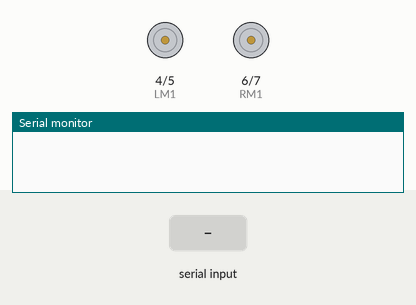
Simulated run of this sketch. Board: Arduino Uno, built with avr-gcc and run on an emulated ATmega328P. On the bench: motor-driver pin pairs drawn as motors (green arrow = first pin HIGH = forward, orange = second pin HIGH = backward, longer = more drive, scaled by the enable pin), the last lines printed to the serial monitor. Inputs (shaded band) come from the test bench. No radio packets arrive unless stated.

Above: at 1.2 s.
1.3 s: "F" received over Serial
At 2.4 s:
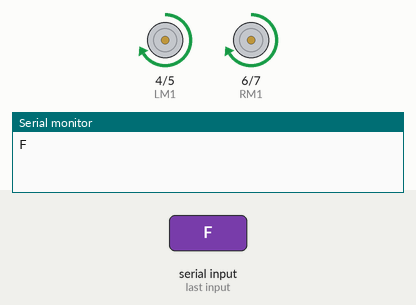
2.8 s: "B" received over Serial
At 3.5 s:
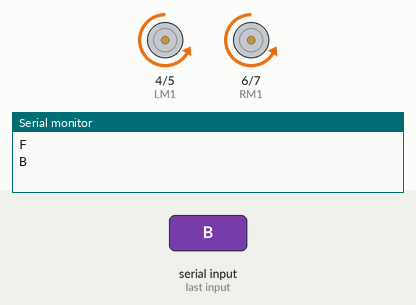
4.3 s: "L" received over Serial
At 4.7 s:
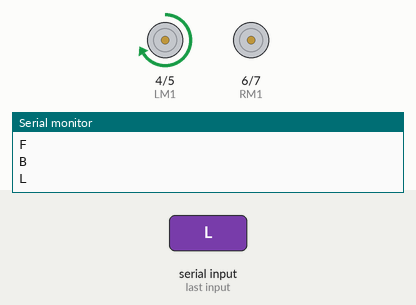
5.8 s: "R" received over Serial
At 7.0 s:
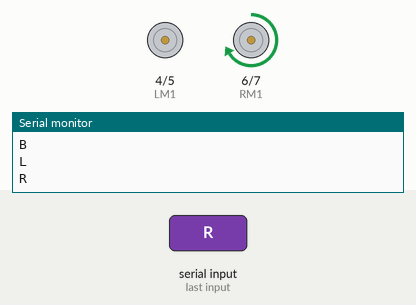
Timing chart, 0 to 8.3 s (numbered marks = the images above; inputs shaded):
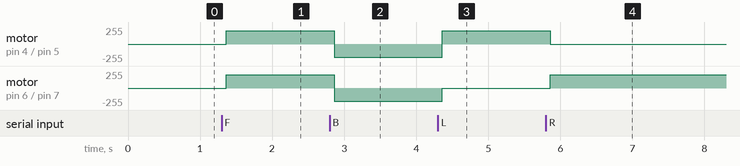

The sketch:

7.2Transfer.ino
```cpp
#include <VirtualWire.h>
#define LM1 4
#define LM2 5
#define RM1 6
#define RM2 7

#define ENA 9
#define ENB 10
char command;
char *data;

void setup()
{
  // put your setup code here, to run once:
  pinMode(LM1,OUTPUT);
  pinMode(LM2,OUTPUT);
  pinMode(RM1,OUTPUT);
  pinMode(RM2,OUTPUT);
  Serial.begin(9600);
  vw_set_tx_pin (2);
  vw_setup (2000);
analogWrite(ENA,200);
analogWrite(ENB,200);
}
void loop() {
if (Serial.available() > 0) {
    command = Serial.read();
    Serial.println(command);
    switch (command) {
      case 'F':{
        data="F";
      vw_send((uint8_t *)data, strlen (data));
      vw_wait_tx();
      forward();}
        break;
      case 'B':{
        data="B";
      vw_send((uint8_t *)data, strlen (data));
      vw_wait_tx();
      back();
      }
        break;
      case 'L':{
        data="L";
      vw_send((uint8_t *)data, strlen (data));
      vw_wait_tx();
      left();
      }
        break;
      case 'R':{
        data="R";
      vw_send((uint8_t *)data, strlen (data));
      vw_wait_tx();
      right();
      }
       break;
      case'S':
      {
        data="S";
      vw_send((uint8_t *)data, strlen (data));
      vw_wait_tx();
        stop();
      }
        break;
}
}
}
void stop(){
    digitalWrite(LM1, LOW);
    digitalWrite(LM2, LOW);
    digitalWrite(RM1, LOW);
    digitalWrite(RM2, LOW);
}
void forward()
{
    digitalWrite(LM1, HIGH);
    digitalWrite(LM2, LOW);
    digitalWrite(RM1, HIGH);
    digitalWrite(RM2, LOW);
}
void back()
{
    digitalWrite(LM1, LOW);
    digitalWrite(LM2, HIGH);
    digitalWrite(RM1, LOW);
    digitalWrite(RM2, HIGH);

}
void right()
{
    digitalWrite(LM1, LOW);
    digitalWrite(LM2, LOW);
    digitalWrite(RM1, HIGH);
    digitalWrite(RM2, LOW);
}  void left()
{   digitalWrite(LM1, HIGH);
    digitalWrite(LM2, LOW);
    digitalWrite(RM1, LOW);
    digitalWrite(RM2, LOW);
}
```

Measured:
- after the input at 1.3 s, motor on pin 4 (LM1) / pin 5 (LM2), motor on pin 6 (RM1) / pin 7 (RM2): stopped → forward 200/255 after 0.06 s
- after the input at 2.8 s, motor on pin 4 (LM1) / pin 5 (LM2), motor on pin 6 (RM1) / pin 7 (RM2): forward 200/255 → backward 200/255 after 0.06 s
- after the input at 4.3 s, motor on pin 4 (LM1) / pin 5 (LM2): backward 200/255 → forward 200/255 after 0.06 s; motor on pin 6 (RM1) / pin 7 (RM2): backward 200/255 → stopped after 0.06 s
- after the input at 5.8 s, motor on pin 4 (LM1) / pin 5 (LM2): forward 200/255 → stopped after 0.06 s; motor on pin 6 (RM1) / pin 7 (RM2): stopped → forward 200/255 after 0.06 s
